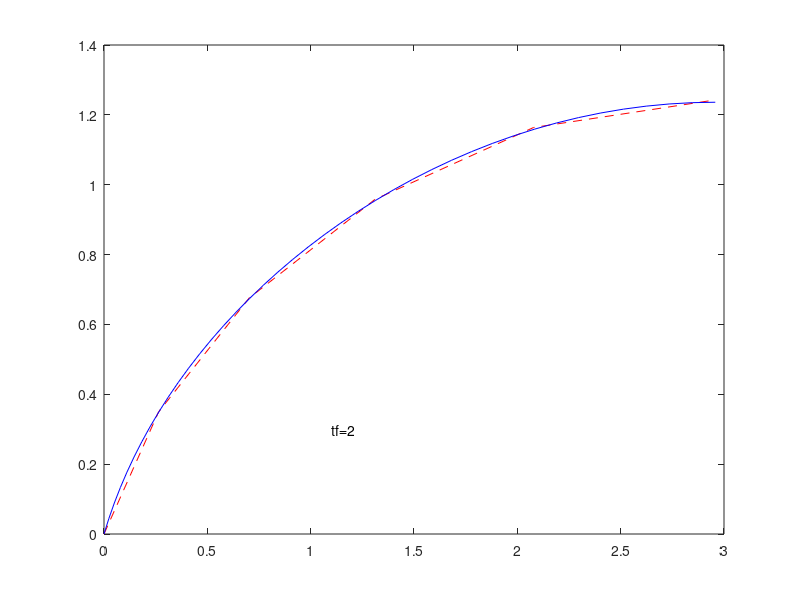

Recreate this plot in MATLAB. (Note: this script raises an error after producing the figure.)
% Script f02_04.m; DVDP for max range with uc=Vy/h; plots
% optimal paths for Pb. 2.1.2(c);            11/96, 4/1/02
%
N=5; tf=2; dT=tf/N; x(1)=0; y(1)=0; 
for i=1:N, 
  th(i)=atan(dT*(N-i+.5)); y(i+1)=y(i)+dT*sin(th(i)); 
  x(i+1)=x(i)+dT*(y(i)+cos(th(i)))+dT^2*sin(th(i))/2; 
end;
N=40; dT=tf/N; x1(1)=0; y1(1)=0; 
for i=1:N, 
  th1(i)=atan(dT*(N-i+.5)); y1(i+1)=y1(i)+dT*sin(th1(i)); 
  x1(i+1)=x1(i)+dT*(y1(i)+cos(th1(i)))+dT^2*sin(th1(i))/2; 
end;
%
figure(1); plot(x,y,'r--',x1,y1,'b');  text(1.1,.3,'tf=2') 
legend('N=5','N=40',2); hold on; plot(x,y,'rs',x1,y1,'b.'); 
hold off; grid; xlabel('x/h'); ylabel('y/h')
print -deps2 \book_do\figures\f02_04
	
